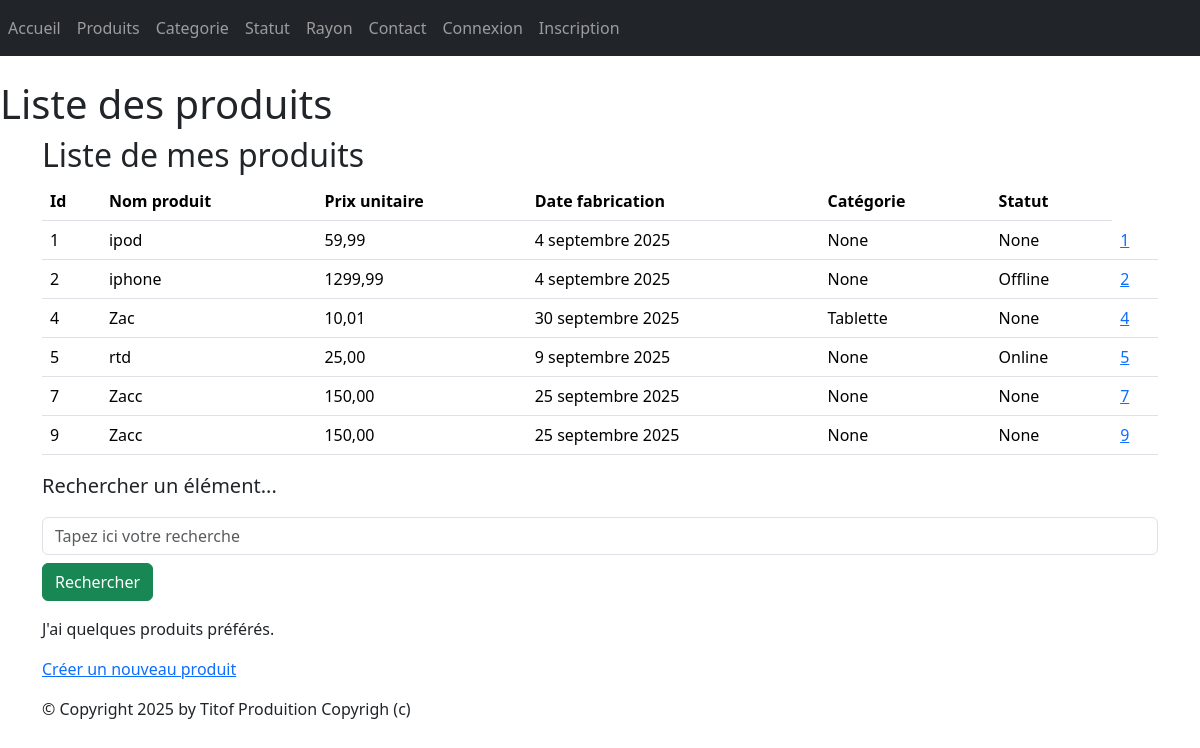
Before: /monApp/produits/ with the older database file.
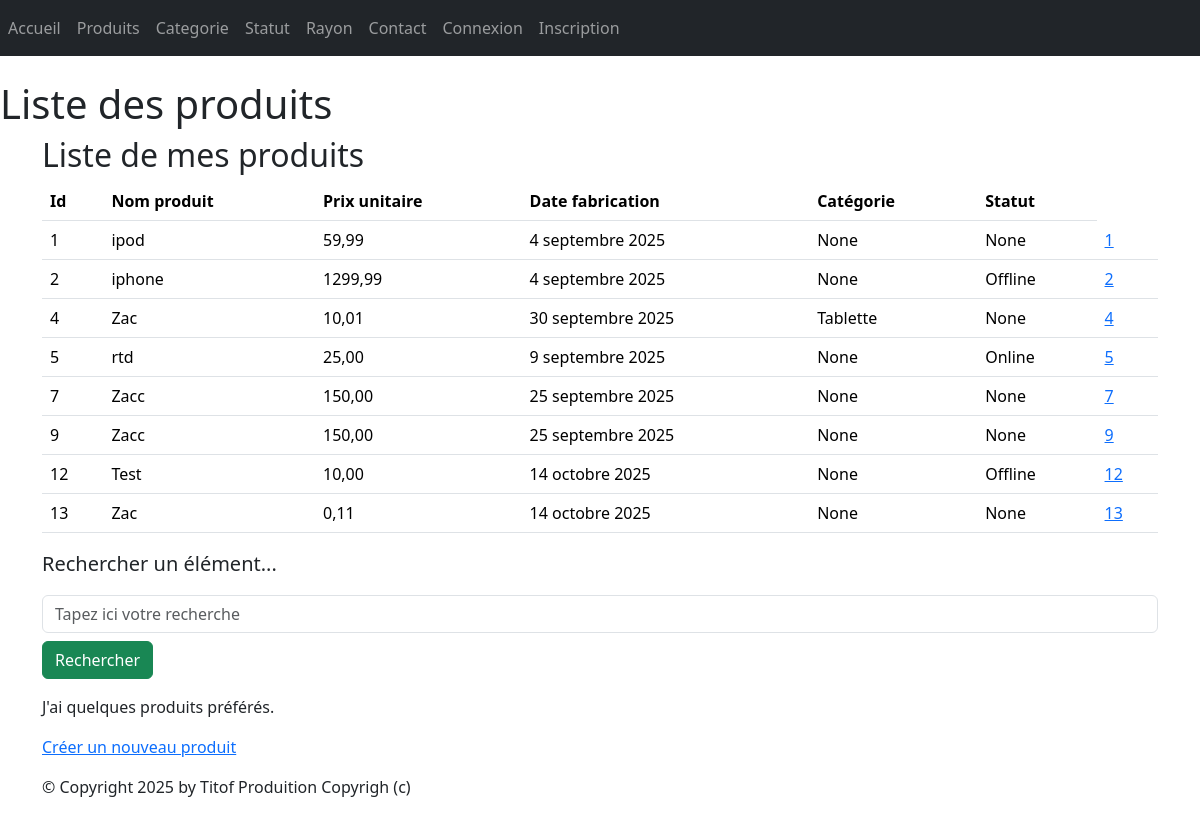
After: the same page with the newer database file.
### monApp/models.py (models this page shows, shortened)
class Produit(models.Model):
    refProd = models.AutoField(primary_key=True)
    intituleProd = models.CharField(max_length=200)
    prixUnitaireProd = models.DecimalField(max_digits=10, decimal_places=2)
    dateProd = models.DateField(auto_now=True)
    categorie = models.ForeignKey(Categorie, on_delete=models.CASCADE, related_name="produits", null=True, blank=True)
    statutProd = models.ForeignKey(Statut, on_delete=models.CASCADE, related_name="produitStatut", null=True, blank=True)

class Statut(models.Model):
    idStatut = models.AutoField(primary_key=True)
    libelleStatut = models.CharField(max_length=150)
    def __str__(self):
        return self.libelleStatut

class Categorie(models.Model):
    idCat = models.AutoField(primary_key=True)
    nomCat = models.CharField(max_length=100)
    def __str__(self):
        return self.nomCat

### monApp/views.py (the view)
# urls.py: path("produits/", views.ProduitListView.as_view(), name="lst_prdts"),
class ProduitListView(ListView):
    model = Produit
    template_name = "monApp/list_produits.html"
    context_object_name = "prdts"
    def get_queryset(self):
        query = self.request.GET.get('search')
        if query:
            return Produit.objects.filter(intituleProd__icontains=query).select_related('categorie').select_related('statutProd')
        return Produit.objects.select_related('categorie').select_related('statutProd')
    def get_context_data(self, **kwargs):
        context = super(ProduitListView, self).get_context_data(**kwargs)
        context['titremenu'] = "Liste de mes produits"
        return context

### monApp/templates/monApp/list_produits.html
{% extends 'monApp/base.html' %}
{% block menu %}
<h1>Liste des produits</h1>
{% endblock %}
{% block contenu %}
    <h2>{{titremenu}}</h2>
    <table class="table">
        <thead>
            <th>Id</th>
            <th>Nom produit</th>
            <th>Prix unitaire</th>
            <th>Date fabrication</th>
            <th>Catégorie</th>
            <th>Statut</th>
        </thead>
        <tbody>
            {% for prdt in prdts %}
            <tr>
                <td>{{ prdt.refProd }} </td>
                <td>{{ prdt.intituleProd }} </td>
                <td>{{ prdt.prixUnitaireProd }} </td>
                <td>{{ prdt.dateProd }} </td>
                <td>{{ prdt.categorie }} </td>
                <td>{{ prdt.statutProd }} </td>
                <td><a href="{% url 'dtl_prdt' prdt.refProd %}">{{ prdt.refProd }}</a></td>
            </tr>
            {% endfor %}
        </tbody>
    </table>
    <p class="lead mb-3 ml-0">Rechercher un élément...</p>
    <form method="GET" action="">
        <input class="form-control" type="text" name="search" placeholder="Tapez ici votre recherche"
        value="{{ request.GET.search }}">
        <button type="submit" class="btn btn-success mt-2">Rechercher</button>
    </form>
    <p>
    J'ai
    {% if prdts|length < 5 %}
    peu de
    {% elif prdts|length < 10 %}
    quelques
    {% else %}
    beaucoup de
    {% endif %}
    produits préférés.
    </p>
    <p><a href="{% url 'crt-prdt' %}">Créer un nouveau produit</a></p>
{% endblock %}

### monApp/templates/monApp/base.html (shortened to what this page needs)
{% load static %}
<html>
    <head>
        {% block styles %}
            <link rel="stylesheet" href="{% static 'style.css' %}" />
            {% load django_bootstrap5 %}
            {% bootstrap_css %}
            {% endblock %}
    </head>
    <body>
        {% block nav %}
        <nav class="navbar navbar-expand-md navbar-dark bg-dark mb-4">
            <div class="collapse navbar-collapse" id="navbarNav">
                <ul class="navbar-nav ml-auto">
                    <li class="nav-item"><a class="nav-link" href="{% url 'home' %}">Accueil</a></li>
                    <li class="nav-item"><a class="nav-link" href="{% url 'lst_prdts' %}">Produits</a></li>
                    <li class="nav-item"><a class="nav-link" href="{% url 'lst_cate' %}">Categorie</a></li>
                    <li class="nav-item"><a class="nav-link" href="{% url 'lst_stat' %}">Statut</a></li>
                    <li class="nav-item"><a class="nav-link" href="{% url 'lst_rayon' %}">Rayon</a></li>
                    <li class="nav-item"><a class="nav-link" href="{% url 'contact' %}">Contact</a></li>
                    {% if user.is_authenticated %}
                    <li class="nav-item"><a class="nav-link" href="{% url 'logout' %}">Déconnexion</a></li>
                    {%else%}
                    <li class="nav-item"><a class="nav-link" href="{% url 'login' %}">Connexion</a></li>
                    <li class="nav-item"><a class="nav-link" href="{% url 'register' %}">Inscription</a></li>
                    {%endif%}
                </ul>
            </div>
        </nav >
        {% block menu %}{% endblock %}
        {% endblock %}
        <main role="main" class="container top-pushed">
            <div class="jumbotron">
                {% block contenu %}
                {% endblock %}
            </div>
        </main >
        <footer class="footer">
            <div class="container">
                <p>&copy; Copyright {% now "Y" %} by Titof Produition Copyrigh (c)</p>
            </div>
        </footer>
    </body>
</html>

### static/style.css (style rules this page uses)
h1 { color: red }

Changed rows visible on the page:
added Produit: refProd "12", intituleProd "Test", prixUnitaireProd "10,00", dateProd "14 octobre 2025", categorie "None", statutProd "Offline"
added Produit: refProd "13", intituleProd "Zac", prixUnitaireProd "0,11", dateProd "14 octobre 2025", categorie "None", statutProd "None"
